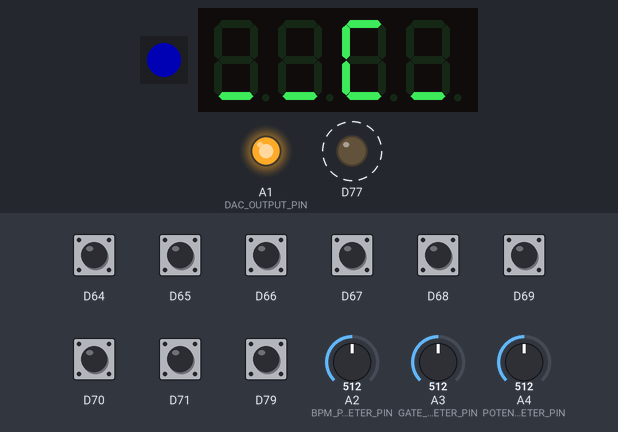
Bench run of a program on a simulated Adafruit Feather M0. On the bench: 1 RGB LEDs in strip order, left to right, 4-digit seven-segment display, output pins drawn as LEDs (lit = HIGH). Dashed ring = blinking. The inputs (shaded band) are chosen by the test bench; at power-on: D64–71, D79 HIGH, A2 (BPM_POTENTIOMETER_PIN) = 512, A3 (GATE_POTENTIOMETER_PIN) = 512, A4 (POTENTIOMETER_PIN) = 512. Dim RGB values are drawn brighter than linear; what the program prints to the serial monitor is not drawn.

Above: at 1.2 s.
1.3 s: D64 pulled LOW for 0.15 s
At 1.4 s:
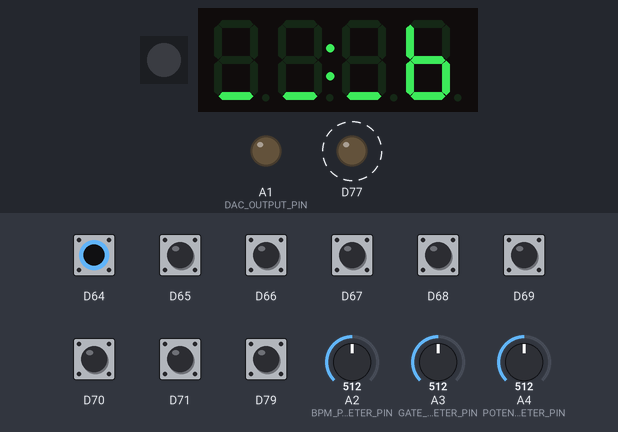
2.0 s: D65 pulled LOW for 0.15 s
At 2.39 s:
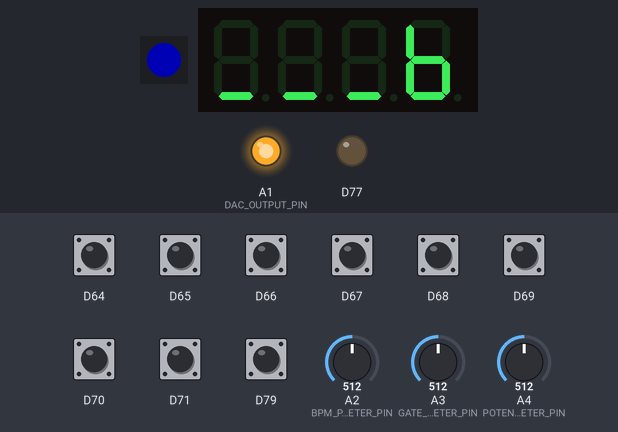
2.7 s: D66 pulled LOW for 0.15 s
At 2.82 s:
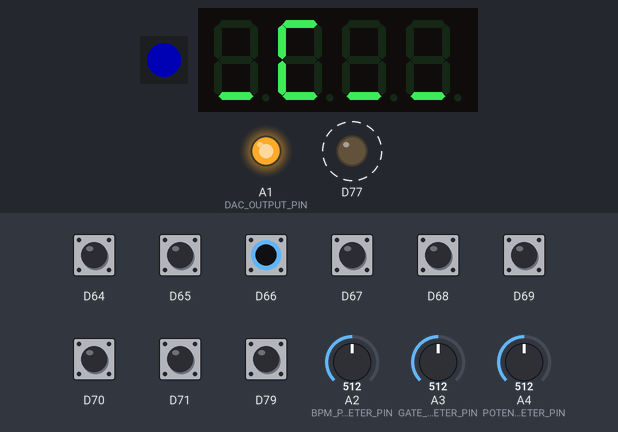
3.4 s: D69 pulled LOW for 0.15 s
4.1 s: D70 pulled LOW for 0.15 s
4.8 s: D67 pulled LOW for 1 s
At 5.44 s:
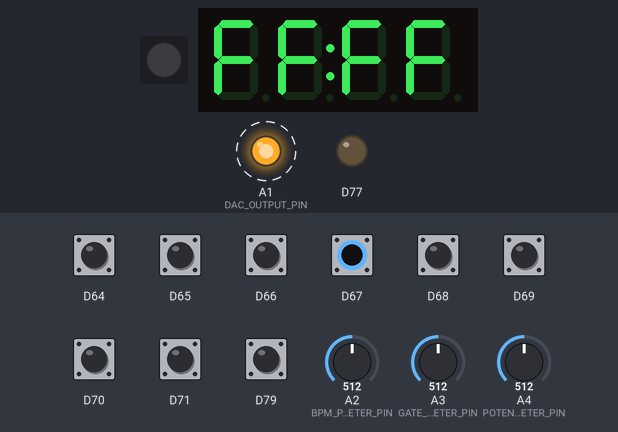
Timing chart, 0 to 9.6 s (numbered marks = the images above; inputs shaded):
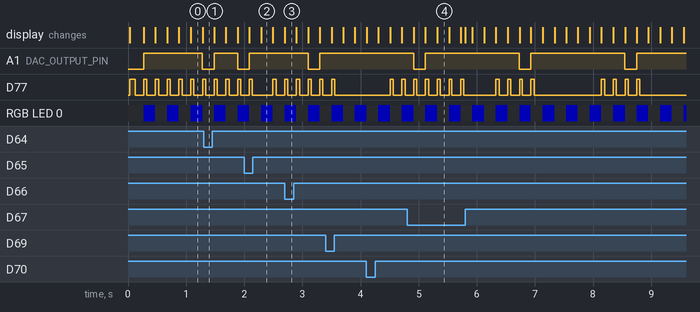

Measured:
- after the input at 4.8 s, the display: first differs from a run without the input after 0.52 s (image 4)
- by itself, A1 (DAC_OUTPUT_PIN): alternates HIGH for 1.6 s and LOW for 0.20 s

The program:

main.cpp
```cpp
#include <Arduino.h>

#include <Wire.h>
#include <Adafruit_GFX.h>
#include <Adafruit_LEDBackpack.h>
#include <Adafruit_MCP23X17.h>
#include <Adafruit_DotStar.h>
#include "SAMDTimerInterrupt.h"
#include "NoteTable.h"

// Gate resolution should ideally be divisible by 4
#define GATE_RESOLUTION 16

// Timer config
#define USING_TIMER_TC3 true
#define SELECTED_TIMER TIMER_TC3

SAMDTimer sequenceTimer(SELECTED_TIMER);

// DotStar config
#define NUM_LEDS 1
#define LED_DATA_PIN 8
#define LED_CLCK_PIN 6

Adafruit_DotStar strip(NUM_LEDS, LED_DATA_PIN, LED_CLCK_PIN, DOTSTAR_BRG);
Adafruit_7segment displayMatrix = Adafruit_7segment();
Adafruit_MCP23X17 gpiox;

#define DAC_OUTPUT_PIN A1
#define POTENTIOMETER_PIN A4
#define BPM_POTENTIOMETER_PIN A2
#define GATE_POTENTIOMETER_PIN A3
#define BUTTON_1_PIN 2
#define BUTTON_2_PIN 1
#define BUTTON_3_PIN 0
#define BUTTON_4_PIN 5
#define BUTTON_5_PIN 4
#define BUTTON_6_PIN 3
#define BUTTON_7_PIN 15
#define BUTTON_8_PIN 7
#define BUTTON_9_PIN 6
#define GATE_PIN 13
#define SYNC_PIN 14

// Constants
const int ANALOG_HIGH = 1023;
const int DAC_HIGH = 4095;

const double dacRange[2] = {0, DAC_HIGH};
const double voltageRange[2] = {0, ANALOG_HIGH};
const double inverseVoltageRange[2] = {ANALOG_HIGH, 0};
const double cvRange[2] = {0, 5};
// These potentiometers are wired backwards, so the ranges are inverted
const double bpmRange[2] = {600, 50};
const double gateRange[2] = {GATE_RESOLUTION, 0};

float scale(float value, const double inputRange[2], const double outputRange[2]);
float scale(float value, const double inputRange[2], const double outputRange[2], int precision);
float clamp(float value, const double range[2]);

const int BUTTON_PINS[] = {
    BUTTON_1_PIN,
    BUTTON_2_PIN,
    BUTTON_3_PIN,
    BUTTON_4_PIN,
    BUTTON_5_PIN,
    BUTTON_6_PIN,
    BUTTON_7_PIN,
    BUTTON_8_PIN,
    BUTTON_9_PIN};

struct Button
{
    int pin;
    uint32_t cv;
    bool state;
    long beginPressedState;
    int value;
    int lastValue;
    long lastPress;
};

Button buttons[sizeof(BUTTON_PINS) / sizeof(BUTTON_PINS[0])];

int buttonCount = sizeof(buttons) / sizeof(buttons[0]);

void initializeButtons()
{
    double cvRange[2] = {0.0, 5.0};
    for (unsigned int i = 0; i < sizeof(buttons) / sizeof(buttons[0]); i++)
    {
        buttons[i].pin = BUTTON_PINS[i];
        buttons[i].cv = scale((i % 6), cvRange, voltageRange);
        buttons[i].state = true;
        buttons[i].beginPressedState = 0;
        buttons[i].value = HIGH;
        buttons[i].lastValue = HIGH;
        gpiox.pinMode(buttons[i].pin, INPUT_PULLUP);
    }
}

struct DisplayChar
{
    char note;
    bool isSharp;
    NoteMap noteMap;
};

DisplayChar getChar(int index);

uint32_t potentiometerValue;
uint32_t lastPotentiometerValue;
uint32_t bpmPotentiometerValue;
uint32_t lastBpmPotentiometerValue;
uint32_t gatePotentiometerValue;

int bpm;
int currentBeat = 1;
int numSequences = buttonCount;

bool showingPixel = false;

unsigned long lastUpdateTime = 0;
const unsigned long updateInterval = 10;

int gateState = LOW;

float smoothingFactor = 0.2;
float smoothedBpmValue = 0;
int smoothedGateValue = 0;

int sequenceCounter = -1; // Initial state

void incrementSequence();
void playSequence();
int getHeldButton(long now);
int wasAnyButtonPressed(long now);
void updateButtonState(long now);
void handlePotentiometerChange(float nextValue);
void handleButtonChange(long now);
void handleBpmPotentiometerChange(float nextValue);
DisplayChar getChar(int index);
void updateDisplay();
void updateGPIO();

void setup()
{
    Serial.begin(115200);

    if (!gpiox.begin_I2C())
    {
        Serial.println("Could not connect to GPIO expander");
        while (1)
            ;
    }

    initializeButtons();
    gpiox.pinMode(GATE_PIN, OUTPUT);

    bpm = scale(120, bpmRange, voltageRange);
    fillNoteMap();

    // This is the slowest we can run this timer
    sequenceTimer.attachInterruptInterval_MS(1000 / (scale(bpm, voltageRange, bpmRange) / 60) / GATE_RESOLUTION, playSequence);

    strip.begin();
    strip.show();

    displayMatrix.begin(0x70);
}

void loop()
{
    unsigned long now = millis();

    updateGPIO();
    updateDisplay();

    // Record the last update time
    lastUpdateTime = now;

    updateButtonState(now);
    lastPotentiometerValue = potentiometerValue;
    lastBpmPotentiometerValue = potentiometerValue;

    // Tuning potentiometer is wired backwards, use inverse range
    potentiometerValue = scale(analogRead(POTENTIOMETER_PIN), voltageRange, inverseVoltageRange);
    bpmPotentiometerValue = clamp(analogRead(BPM_POTENTIOMETER_PIN), voltageRange);
    gatePotentiometerValue = (int)scale(analogRead(GATE_POTENTIOMETER_PIN), voltageRange, gateRange, 1);

    smoothedBpmValue = (smoothingFactor * bpmPotentiometerValue) + ((1 - smoothingFactor) * smoothedBpmValue);
    smoothedGateValue = (smoothingFactor * gatePotentiometerValue) + ((1 - smoothingFactor) * smoothedGateValue);

    if (lastBpmPotentiometerValue != smoothedBpmValue)
    {
        handleBpmPotentiometerChange(smoothedBpmValue);
    }

    if (getHeldButton(now) > -1)
    {
        handlePotentiometerChange(potentiometerValue);
    }
    else if (wasAnyButtonPressed(now) > -1)
    {
        handleButtonChange(now);
    }

    if (Serial)
    {
        Serial.println(now);
        Serial.println(scale(bpm, voltageRange, bpmRange));
        Serial.println(buttons[currentBeat - 1].cv);
        Serial.println(scale(buttons[currentBeat - 1].cv, voltageRange, dacRange));
        Serial.println(potentiometerValue);
        Serial.println(buttons[0].value);
        Serial.println(buttons[1].value);
        Serial.println(buttons[2].value);
        Serial.println(buttons[3].value);
        Serial.println(buttons[4].value);
        Serial.println(buttons[5].value);
        Serial.println(buttons[6].value);
        Serial.println(buttons[7].value);
        Serial.println(buttons[8].value);
    }
}

float scale(float value, const double inputRange[2], const double outputRange[2])
{
    return (value - inputRange[0]) * (outputRange[1] - outputRange[0]) / (inputRange[1] - inputRange[0]) + outputRange[0];
}

float scale(float value, const double inputRange[2], const double outputRange[2], int precision)
{
    float scaled = (value - inputRange[0]) * (outputRange[1] - outputRange[0]) / (inputRange[1] - inputRange[0]) + outputRange[0];
    return round(scaled * precision) / precision;
}

float clamp(float value, const double range[2])
{
    return value < range[0] ? range[0] : value > range[1] ? range[1]
                                                          : value;
}

void incrementSequence()
{
    sequenceCounter = sequenceCounter >= GATE_RESOLUTION - 1 ? 0 : 1 + sequenceCounter;
}

void updateGPIO()
{
    gpiox.digitalWrite(GATE_PIN, gateState);
}

void playSequence()
{
    incrementSequence();

    if (sequenceCounter >= GATE_RESOLUTION - abs(GATE_RESOLUTION - smoothedGateValue))
    {
        gateState = LOW;
    }

    if (sequenceCounter % GATE_RESOLUTION != 0)
    {
        return;
    }

    unsigned long now = millis();

    showingPixel = !showingPixel;

    int heldButton = getHeldButton(now);
    int beatIndex = heldButton > -1 ? heldButton : currentBeat - 1;

    if (buttons[beatIndex].state)
    {
        analogWrite(DAC_OUTPUT_PIN, scale(buttons[beatIndex].cv, voltageRange, dacRange));
        gateState = HIGH;
    } else {
        gateState = LOW;
    }

    strip.setPixelColor(0, strip.Color(0, 0, !showingPixel ? 64 : 0));
    strip.show();

    if (currentBeat >= numSequences)
    {
        currentBeat = 1;
    }
    else
    {
        ++currentBeat;
    }
}

int getHeldButton(long now)
{
    int _heldButtonIndex = -1;

    for (int i = 0; i < buttonCount; ++i)
    {
        if (buttons[i].value == LOW && now - buttons[i].beginPressedState > 500)
        {
            _heldButtonIndex = i;
            break;
        }
    }

    return _heldButtonIndex;
}

bool wasButtonPressed(Button button, long now)
{
    return button.value == HIGH && button.lastValue == LOW && now - button.beginPressedState < 500;
}

int wasAnyButtonPressed(long now)
{
    int pressedButtonIndex = -1;

    for (int i = 0; i < buttonCount; ++i)
    {
        if (wasButtonPressed(buttons[i], now))
        {
            pressedButtonIndex = i;
            break;
        }
    }

    return pressedButtonIndex;
}

void updateButtonState(long now)
{
    for (int i = 0; i < buttonCount; ++i)
    {
        buttons[i].lastValue = buttons[i].value;
        buttons[i].value = gpiox.digitalRead(buttons[i].pin);

        if (buttons[i].value == LOW && buttons[i].lastValue == HIGH)
            buttons[i].beginPressedState = now;
    }
}

void handlePotentiometerChange(float nextValue)
{
    for (int i = 0; i < buttonCount; ++i)
    {
        if (buttons[i].value == LOW)
        {
            buttons[i].cv = nextValue;
            break; // Exit loop after setting the sequence value
        }
    }
}

void handleButtonChange(long now)
{
    for (int i = 0; i < buttonCount; ++i)
    {
        // The odd button (i.e. 5 or 9) has an additional
        // double-click interaction so handle it separately
        if (i == buttonCount - 1)
        {
            // If it has been more than 500ms since the button was
            // last pressed treat as single click, toggle state
            if (now - buttons[i].lastPress > 500)
            {
                buttons[i].state = !buttons[i].state;
            }
            // If it has been less than 500ms treat as a
            // double-click and remove this button from the sequence
            else
            {
                buttons[i].state = numSequences == buttonCount ? false : true;
                numSequences = numSequences == buttonCount ? buttonCount - 1 : buttonCount;
            }

            // Track press timing for single-/double-click handling
            buttons[i].lastPress = now;
            break;
        }
        else
        {
            // If the button has changed from HIGH to LOW toggle state
            if (wasButtonPressed(buttons[i], now))
            {
                buttons[i].state = !buttons[i].state;
                buttons[i].lastPress = now;
                break; // Exit loop after setting the sequence value
            }
        }
    }
}

float movingBpm[3] = {1229, 1229, 1229};
long lastBpmChange = 0;

void handleBpmPotentiometerChange(float nextValue)
{
    long now = millis();

    if (now - lastBpmChange < 100)
    {
        return;
    }

    movingBpm[0] = movingBpm[1];
    movingBpm[1] = movingBpm[2];
    movingBpm[2] = nextValue;

    int threshold = 2;
    float movingAverage = (movingBpm[0] + movingBpm[1] + movingBpm[2]) / 3;

    if (nextValue > (movingAverage + threshold) || nextValue < (movingAverage - threshold))
    {
        bpm = nextValue;
    }

    sequenceTimer.detachInterrupt();
    sequenceTimer.attachInterruptInterval_MS(1000 / (scale(bpm, voltageRange, bpmRange) / 60) / GATE_RESOLUTION, playSequence);

    lastBpmChange = now;
}

DisplayChar getChar(int index)
{
    NoteMap noteMap = getNoteFromVoltage(scale(buttons[index].cv, voltageRange, cvRange));

    // If this display character is not the currently playing beat write `_`
    // If this display character is the current beat but is inactive write `-`
    // If this display character is the current beat and is active write `${note}`
    DisplayChar displayChar = {
        note : index + 1 != currentBeat ? '_' : buttons[index].state ? noteMap.note
                                                                     : '-',
        isSharp : noteMap.isSharp,
        noteMap : noteMap
    };

    return displayChar;
};

void updateDisplay()
{
    long now = millis();
    int heldButtonIndex = getHeldButton(now);

    int offset = currentBeat > 4 ? 4 : 0;

    DisplayChar char1;
    DisplayChar char2;
    DisplayChar char3;
    DisplayChar char4;

    // If a button is being held down show that note
    // on all positions
    if (heldButtonIndex > -1)
    {
        DisplayChar rootChar = getChar(heldButtonIndex);
        DisplayChar fillChar = {
            note : rootChar.noteMap.note,
            isSharp : rootChar.isSharp
        };

        char1 = fillChar;
        char2 = fillChar;
        char3 = fillChar;
        char4 = fillChar;
    }
    // If the current beat is the last button, i.e.
    // 5 or 9 show that note on all positions
    else if (currentBeat == buttonCount)
    {
        char1 = getChar(currentBeat - 1);
        char2 = getChar(currentBeat - 1);
        char3 = getChar(currentBeat - 1);
        char4 = getChar(currentBeat - 1);
    }
    // Otherwise just show each note for the
    // current page of beats
    else
    {
        char1 = getChar(0 + offset);
        char2 = getChar(1 + offset);
        char3 = getChar(2 + offset);
        char4 = getChar(3 + offset);
    }

    displayMatrix.writeDigitAscii(0, char1.note, char1.isSharp);
    displayMatrix.writeDigitAscii(1, char2.note, char2.isSharp);
    // Index 2 is the colon position
    displayMatrix.drawColon(showingPixel);
    displayMatrix.writeDigitAscii(3, char3.note, char3.isSharp);
    displayMatrix.writeDigitAscii(4, char4.note, char4.isSharp);

    displayMatrix.writeDisplay();
}
```

NoteTable.h
```cpp
#include <map>

struct NoteMap
{
    double voltage;
    char note;
    bool isSharp;
    int octave;
};

NoteMap VoltToNoteMap[84];

NoteMap getNoteFromVoltage(float voltage)
{
    NoteMap lastNoteMap;

    for (NoteMap noteMap : VoltToNoteMap) {
        if (noteMap.voltage <= voltage) {
            lastNoteMap = noteMap;
        }
    }

    return lastNoteMap;
}

void fillNoteMap()
{
    for (int i = 0; i < 7; i++)
    {
        VoltToNoteMap[i * 12 + 0] = {0.0 + i, 'C', false, i};
        VoltToNoteMap[i * 12 + 1] = {0.08 + i, 'C', true, i};
        VoltToNoteMap[i * 12 + 2] = {0.16 + i, 'D', false, i};
        VoltToNoteMap[i * 12 + 3] = {0.25 + i, 'D', true, i};
        VoltToNoteMap[i * 12 + 4] = {0.33 + i, 'E', false, i};
        VoltToNoteMap[i * 12 + 5] = {0.41 + i, 'F', false, i};
        VoltToNoteMap[i * 12 + 6] = {0.50 + i, 'F', true, i};
        VoltToNoteMap[i * 12 + 7] = {0.58 + i, 'G', false, i};
        VoltToNoteMap[i * 12 + 8] = {0.66 + i, 'G', true, i};
        VoltToNoteMap[i * 12 + 9] = {0.75 + i, 'A', false, i};
        VoltToNoteMap[i * 12 + 10] = {0.83 + i, 'A', true, i};
        VoltToNoteMap[i * 12 + 11] = {0.91 + i, 'B', false, i};
    }
}
```
